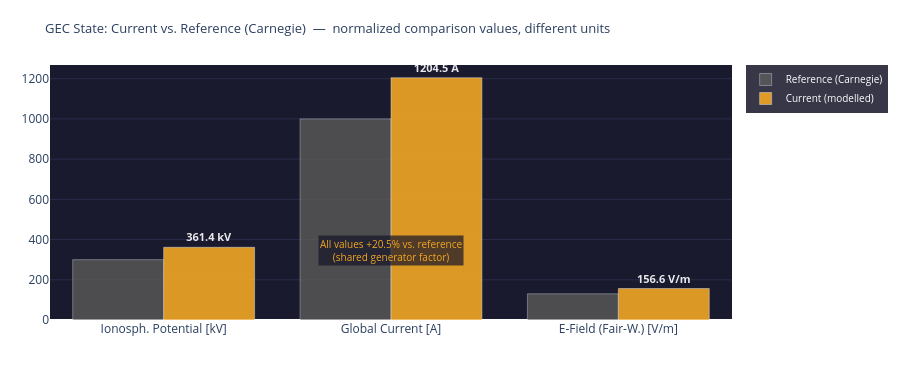

Notebook cell for this chart:
### Markdown cell above
---
## 4. Visualizations

### Code cell
# ============================================================
# GEC STATE vs. REFERENCE
# Note: raw values have different units (kV, A, V/m)
# Comparison shows relative deviation from Carnegie reference
# ============================================================

metrics = [
    ('Ionosph. Potential', 'kV',  GEC_REF['V_iono_kV'], V_iono_mod),
    ('Global Current',     'A',   GEC_REF['I_total_A'], I_total_mod),
    ('E-Field (Fair-W.)',  'V/m', GEC_REF['E_field_Vm'], E_mod),
]
labels_units = [f'{m[0]}\n[{m[1]}]' for m in metrics]

fig = go.Figure()
fig.add_trace(go.Bar(
    name='Reference (Carnegie)',
    x=labels_units, y=[m[2] for m in metrics],
    marker_color='#5F5E5A', opacity=0.75
))
fig.add_trace(go.Bar(
    name='Current (modelled)',
    x=labels_units, y=[m[3] for m in metrics],
    marker_color='#F2A623', opacity=0.90,
    text=[f'<b>{m[3]:.1f} {m[1]}</b>' for m in metrics],
    textposition='outside',
    textfont=dict(color='white', size=11)
))

# Joint percentage value as annotation
delta_pct = round((V_iono_mod - GEC_REF['V_iono_kV']) / GEC_REF['V_iono_kV'] * 100, 1)
fig.add_annotation(
    x=1.0, y=max(GEC_REF['V_iono_kV'], V_iono_mod) * 0.95,
    text=f'All values {delta_pct:+.1f}% vs. reference<br>(shared generator factor)',
    showarrow=False, xanchor='center',
    font=dict(color='#F2A623', size=10),
    bgcolor='rgba(20,20,40,0.7)'
)

fig.update_layout(
    title=dict(
        text='GEC State: Current vs. Reference (Carnegie)  —  normalized comparison values, different units',
        font=dict(size=13)
    ),
    barmode='group',
    height=380,
    plot_bgcolor='#1a1a2e', paper_bgcolor='rgba(0,0,0,0)',
    margin=dict(l=50, r=50, t=65, b=60),
    legend=dict(bgcolor='rgba(20,20,40,0.85)', font=dict(color='white', size=10)),
    yaxis=dict(gridcolor='#2a2a4a')
)
fig.show()

print(f'GEC deviation from Carnegie reference: {delta_pct:+.1f}%')
print(f'  (all values scale with the same generator factor {generator_strength:.3f})')

### Figure 1 — Plotly figure (JSON) as saved in the notebook; plotly's stock layout.template omitted (floating-point values rounded to 4 significant figures)
{"data": [{"marker": {"color": "#5F5E5A"}, "name": "Reference (Carnegie)", "opacity": 0.75, "type": "bar", "x": ["Ionosph. Potential\n[kV]", "Global Current\n[A]", "E-Field (Fair-W.)\n[V/m]"], "y": [300.0, 1000.0, 130.0]}, {"marker": {"color": "#F2A623"}, "name": "Current (modelled)", "opacity": 0.9, "text": ["<b>361.4 kV</b>", "<b>1204.5 A</b>", "<b>156.6 V/m</b>"], "textfont": {"color": "white", "size": 11}, "textposition": "outside", "type": "bar", "x": ["Ionosph. Potential\n[kV]", "Global Current\n[A]", "E-Field (Fair-W.)\n[V/m]"], "y": [361.4, 1204.0, 156.6]}], "layout": {"annotations": [{"bgcolor": "rgba(20,20,40,0.7)", "font": {"color": "#F2A623", "size": 10}, "showarrow": false, "text": "All values +20.5% vs. reference<br>(shared generator factor)", "x": 1.0, "xanchor": "center", "y": 343.3}], "barmode": "group", "height": 380, "legend": {"bgcolor": "rgba(20,20,40,0.85)", "font": {"color": "white", "size": 10}}, "margin": {"b": 60, "l": 50, "r": 50, "t": 65}, "paper_bgcolor": "rgba(0,0,0,0)", "plot_bgcolor": "#1a1a2e", "title": {"font": {"size": 13}, "text": "GEC State: Current vs. Reference (Carnegie)  —  normalized comparison values, different units"}, "yaxis": {"gridcolor": "#2a2a4a"}}}
